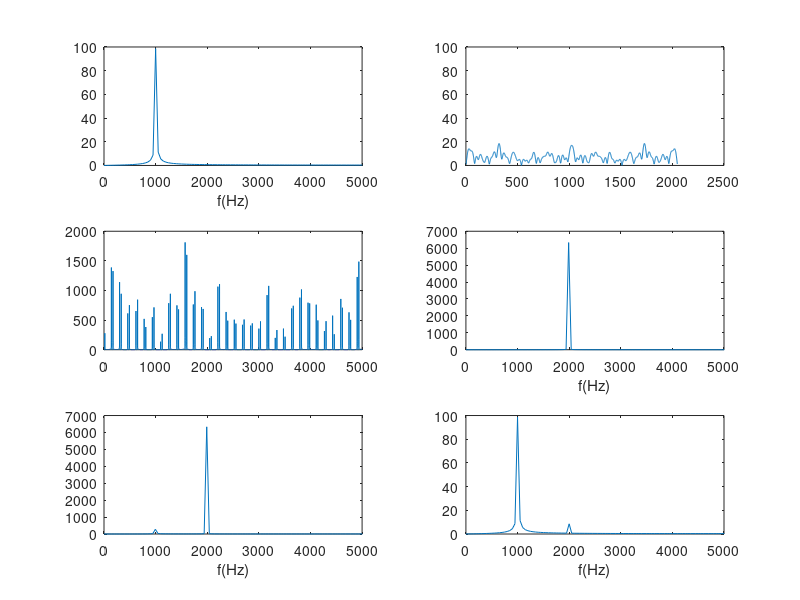

Source code (MATLAB):
%CDMA基础--直接序列扩频 码(Code)分多址
clear;clc;
%1.产生信号
f=1e3;fs=10e3;dt=1/fs;T=20/f;
t=0:dt:T;
x=sin(2*pi*f*t);

f=0:1/T:fs;
subplot(3,2,1);
X=abs(fft(x));
plot(f,X);xlabel('f(Hz)');
xlim([0 fs/2]);ylim([0 100]);

%2.伪随机序列 PN码
L=63;
pn=2*round(rand(1,L))-1;    %round()四舍五入
%rand()，只符合0-1的均匀分布 rand(1,100)表示的是100个符合0-1均匀分布的数

subplot(3,2,2);
plot(abs(fft(pn,2048)));
ylim([0 100]);

%3.直接序列扩频
s=reshape(pn'*x,1,L*length(x));    %(1,63*201)  reshape矩阵形状变换

f=linspace(0,fs,L*(length(x)));Y=abs(fft(s));
subplot(3,2,3);
plot(f,Y);
xlim([0 fs/2]);

%串并转换
ss=reshape(s,L,length(x))'*pn'/L;

%4.加噪声
fn=2e3;tt=linspace(0,T,L*length(x));
n=sin(2*pi*fn*tt);

f=linspace(0,fs*L,L*(length(x)));N=abs(fft(n));%这里采样频率也改变了
subplot(3,2,4);
plot(f,N);
xlim([0 fs/2]);xlabel('f(Hz)');

%叠加噪声
r=s+n;
f=linspace(0,fs*L,L*(length(x)));R=abs(fft(r));%这里采样频率也改变了
subplot(3,2,5);
plot(f,R);
xlim([0 fs/2]);xlabel('f(Hz)');

%5.恢复信号
%r里的每63个乘PN码，然后求平均，连接在一起就是信号恢复
rr=reshape(r,L,length(x))'*pn'/L;   %把噪声平摊在pn码上了
f=0:1/T:fs;RR=abs(fft(rr));
subplot(3,2,6);
plot(f,RR);
xlim([0 fs/2]);xlabel('f(Hz)');

%功率低，不易被窃听